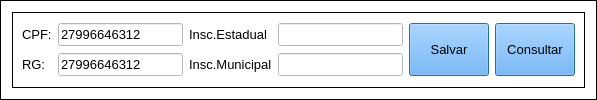
            <widget class="QFrame" name="frame_6">
             <property name="styleSheet">
              <string notr="true">background-color: rgb(255, 255, 255);</string>
             </property>
             <property name="frameShape">
              <enum>QFrame::Box</enum>
             </property>
             <property name="frameShadow">
              <enum>QFrame::Plain</enum>
             </property>
             <layout class="QGridLayout" name="gridLayout_8">
              <item row="0" column="0">
               <widget class="QFrame" name="frame_27">
                <property name="frameShape">
                 <enum>QFrame::Box</enum>
                </property>
                <property name="frameShadow">
                 <enum>QFrame::Plain</enum>
                </property>
                <layout class="QGridLayout" name="gridLayout_12">
                 <item row="0" column="0">
                  <widget class="QLabel" name="label_50">
                   <property name="font">
                    <font>
                     <family>Arial</family>
                     <pointsize>10</pointsize>
                    </font>
                   </property>
                   <property name="text">
                    <string>CPF:</string>
                   </property>
                  </widget>
                 </item>
                 <item row="0" column="5" rowspan="2">
                  <widget class="QPushButton" name="salvarCliente_3">
                   <property name="maximumSize">
                    <size>
                     <width>111</width>
                     <height>111</height>
                    </size>
                   </property>
                   <property name="font">
                    <font>
                     <pointsize>10</pointsize>
                     <weight>50</weight>
                     <bold>false</bold>
                    </font>
                   </property>
                   <property name="cursor">
                    <cursorShape>PointingHandCursor</cursorShape>
                   </property>
                   <property name="focusPolicy">
                    <enum>Qt::WheelFocus</enum>
                   </property>
                   <property name="toolTip">
                    <string>Salvar novo Cliente</string>
                   </property>
                   <property name="styleSheet">
                    <string notr="true">background-color: rgb(85, 170, 255);</string>
                   </property>
                   <property name="text">
                    <string>Consultar</string>
                   </property>
                   <property name="icon">
                    <iconset>
                     <normaloff>SistemaDeVendas/Imagens/cad_pessoas.ico</normaloff>SistemaDeVendas/Imagens/cad_pessoas.ico</iconset>
                   </property>
                   <property name="iconSize">
                    <size>
                     <width>81</width>
                     <height>31</height>
                    </size>
                   </property>
                   <property name="autoDefault">
                    <bool>true</bool>
                   </property>
                   <property name="default">
                    <bool>true</bool>
                   </property>
                   <property name="flat">
                    <bool>false</bool>
                   </property>
                  </widget>
                 </item>
                 <item row="0" column="2">
                  <widget class="QLabel" name="label_52">
                   <property name="font">
                    <font>
                     <family>Arial</family>
                     <pointsize>10</pointsize>
                    </font>
                   </property>
                   <property name="text">
                    <string>Insc.Estadual</string>
                   </property>
                  </widget>
                 </item>
                 <item row="1" column="0">
                  <widget class="QLabel" name="label_51">
                   <property name="font">
                    <font>
                     <family>Arial</family>
                     <pointsize>10</pointsize>
                    </font>
                   </property>
                   <property name="text">
                    <string>RG:</string>
                   </property>
                  </widget>
                 </item>
                 <item row="0" column="1">
                  <widget class="QLineEdit" name="cpfCliente">
                   <property name="font">
                    <font>
                     <family>Arial</family>
                     <pointsize>10</pointsize>
                    </font>
                   </property>
                   <property name="styleSheet">
                    <string notr="true">background-color: rgb(255, 255, 255);</string>
                   </property>
                   <property name="text">
                    <string>27996646312</string>
                   </property>
                  </widget>
                 </item>
                 <item row="1" column="3">
                  <widget class="QLineEdit" name="incriMunoci">
                   <property name="enabled">
                    <bool>false</bool>
                   </property>
                   <property name="font">
                    <font>
                     <family>Arial</family>
                     <pointsize>10</pointsize>
                    </font>
                   </property>
                   <property name="styleSheet">
                    <string notr="true">background-color: rgb(255, 255, 255);</string>
                   </property>
                  </widget>
                 </item>
                 <item row="0" column="4" rowspan="2">
                  <widget class="QPushButton" name="salvarCliente">
                   <property name="maximumSize">
                    <size>
                     <width>111</width>
                     <height>111</height>
                    </size>
                   </property>
                   <property name="font">
                    <font>
                     <pointsize>10</pointsize>
                     <weight>50</weight>
                     <bold>false</bold>
                    </font>
                   </property>
                   <property name="cursor">
                    <cursorShape>PointingHandCursor</cursorShape>
                   </property>
                   <property name="focusPolicy">
                    <enum>Qt::WheelFocus</enum>
                   </property>
                   <property name="toolTip">
                    <string>Salvar novo Cliente</string>
                   </property>
                   <property name="styleSheet">
                    <string notr="true">background-color: rgb(85, 170, 255);</string>
                   </property>
                   <property name="text">
                    <string>Salvar</string>
                   </property>
                   <property name="icon">
                    <iconset>
                     <normaloff>SistemaDeVendas/Imagens/Savar.png</normaloff>SistemaDeVendas/Imagens/Savar.png</iconset>
                   </property>
                   <property name="iconSize">
                    <size>
                     <width>81</width>
                     <height>31</height>
                    </size>
                   </property>
                   <property name="autoDefault">
                    <bool>true</bool>
                   </property>
                   <property name="default">
                    <bool>true</bool>
                   </property>
                   <property name="flat">
                    <bool>false</bool>
                   </property>
                  </widget>
                 </item>
                 <item row="1" column="1">
                  <widget class="QLineEdit" name="rgCliente">
                   <property name="font">
                    <font>
                     <family>Arial</family>
                     <pointsize>10</pointsize>
                    </font>
                   </property>
                   <property name="styleSheet">
                    <string notr="true">background-color: rgb(255, 255, 255);</string>
                   </property>
                   <property name="text">
                    <string>27996646312</string>
                   </property>
                  </widget>
                 </item>
                 <item row="0" column="3">
                  <widget class="QLineEdit" name="inscrCliente">
                   <property name="enabled">
                    <bool>false</bool>
                   </property>
                   <property name="font">
                    <font>
                     <family>Arial</family>
                     <pointsize>10</pointsize>
                    </font>
                   </property>
                   <property name="styleSheet">
                    <string notr="true">background-color: rgb(255, 255, 255);</string>
                   </property>
                  </widget>
                 </item>
                 <item row="1" column="2">
                  <widget class="QLabel" name="label_53">
                   <property name="font">
                    <font>
                     <family>Arial</family>
                     <pointsize>10</pointsize>
                    </font>
                   </property>
                   <property name="text">
                    <string>Insc.Municipal</string>
                   </property>
                  </widget>
                 </item>
                </layout>
               </widget>
              </item>
             </layout>
            </widget>
